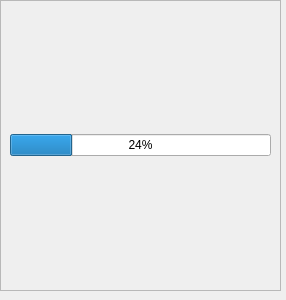
<?xml version="1.0" encoding="UTF-8"?>
<ui version="4.0">
 <class>ProgressGraphicalWidget</class>
 <widget class="QWidget" name="ProgressGraphicalWidget">
  <property name="geometry">
   <rect>
    <x>0</x>
    <y>0</y>
    <width>286</width>
    <height>300</height>
   </rect>
  </property>
  <property name="windowTitle">
   <string>Form</string>
  </property>
  <widget class="QWidget" name="verticalLayoutWidget">
   <property name="geometry">
    <rect>
     <x>0</x>
     <y>0</y>
     <width>281</width>
     <height>291</height>
    </rect>
   </property>
   <layout class="QVBoxLayout" name="verticalLayout">
    <item>
     <widget class="QFrame" name="frame">
      <property name="frameShape">
       <enum>QFrame::StyledPanel</enum>
      </property>
      <property name="frameShadow">
       <enum>QFrame::Raised</enum>
      </property>
      <layout class="QGridLayout" name="gridLayout">
       <item row="1" column="0">
        <widget class="QProgressBar" name="progressBarWeek">
         <property name="value">
          <number>24</number>
         </property>
        </widget>
       </item>
       <item row="0" column="0">
        <layout class="QGridLayout" name="gridLayout_2"/>
       </item>
      </layout>
     </widget>
    </item>
   </layout>
  </widget>
  <zorder>verticalLayoutWidget</zorder>
  <zorder>gridLayoutWidget</zorder>
 </widget>
 <resources/>
 <connections/>
</ui>
